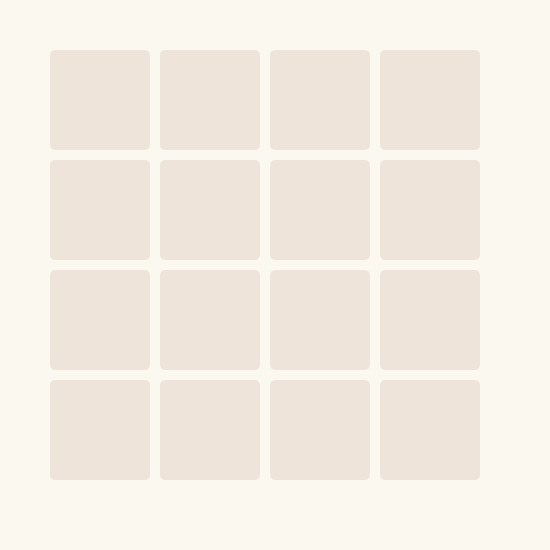
Frame 1 (no input)
Frame 60 (the mouse pressed at the canvas centre just before this capture): identical to frame 1, image omitted
Frame 120 (the mouse held since frame 60 and released just before this capture): identical to frame 1, image omitted

The Processing sketch that drew this single still picture (run headless with seeded random() and noise(); from frame 60 on, the mouse is pressed at the canvas centre):

// Processing sketch: week09_4_processing_2048_again
// ── week09_4_processing_2048_again.pde
// week09_4_processing_2048_again
// 自己寫 2048 配上聲音，慢慢來，從簡單到完整
void setup(){
  size(550, 550);
}
void draw(){
  background(250, 248, 239); // 淡淡的背景色
  noStroke(); // 不要黑線
  fill(187, 173, 160); // 大格子的色彩
  for (int i=0; i<4; i++) {
    for (int j=0; j<4; j++) {
      int x = 50+ j*(100+10), y = 50 + i*(100+10); // 加點位移、間隔
      fill(238,228,218); // 小格子的色彩
      rect(x, y, 100, 100, 6);
    }
  }
}
